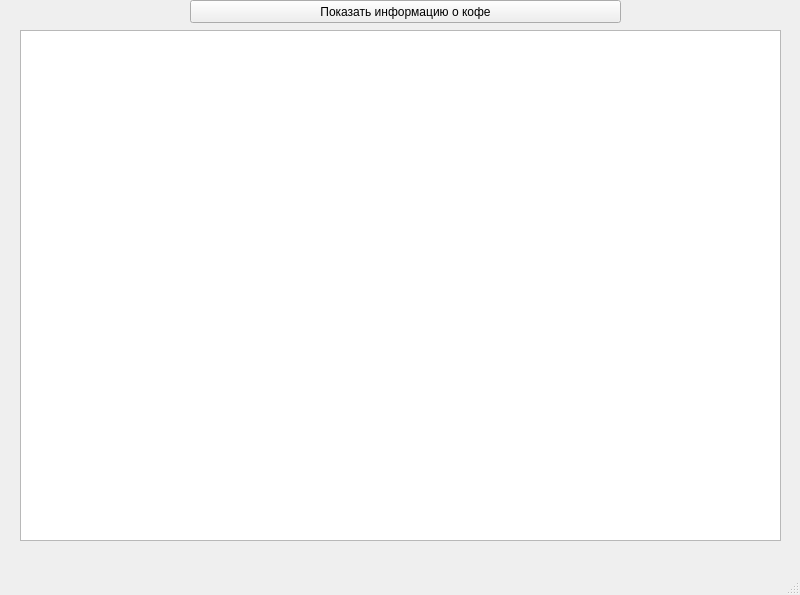
<?xml version="1.0" encoding="UTF-8"?>
<ui version="4.0">
 <class>MainWindow</class>
 <widget class="QMainWindow" name="MainWindow">
  <property name="geometry">
   <rect>
    <x>0</x>
    <y>0</y>
    <width>800</width>
    <height>595</height>
   </rect>
  </property>
  <property name="windowTitle">
   <string>MainWindow</string>
  </property>
  <widget class="QWidget" name="centralwidget">
   <widget class="QPushButton" name="pushButton">
    <property name="geometry">
     <rect>
      <x>190</x>
      <y>0</y>
      <width>431</width>
      <height>23</height>
     </rect>
    </property>
    <property name="text">
     <string>Показать информацию о кофе</string>
    </property>
   </widget>
   <widget class="QTableWidget" name="tableWidget">
    <property name="geometry">
     <rect>
      <x>20</x>
      <y>30</y>
      <width>761</width>
      <height>511</height>
     </rect>
    </property>
   </widget>
  </widget>
  <widget class="QMenuBar" name="menubar">
   <property name="geometry">
    <rect>
     <x>0</x>
     <y>0</y>
     <width>800</width>
     <height>21</height>
    </rect>
   </property>
  </widget>
  <widget class="QStatusBar" name="statusbar"/>
 </widget>
 <resources/>
 <connections/>
</ui>
